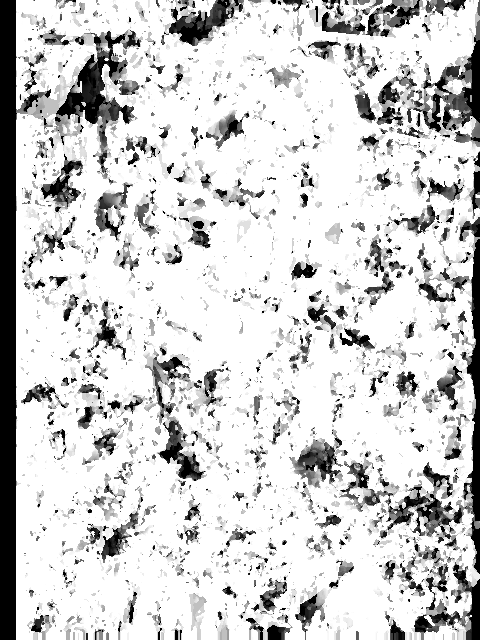
#> input picture myPyTry/depth_map.png, 480 x 640 px
$ python Test14_NormalMap_GPT4_3.py
#> lines starting #> are read from the running program, lines starting #| are printed output that depends on the picture
#> further down, depth_map is the input picture: shape (640, 480); min 0, max 255, mean 207.6
import cv2
import numpy as np

def compute_normal_map(depth_map):
    # 计算深度图的梯度
    dx, dy = np.gradient(depth_map)
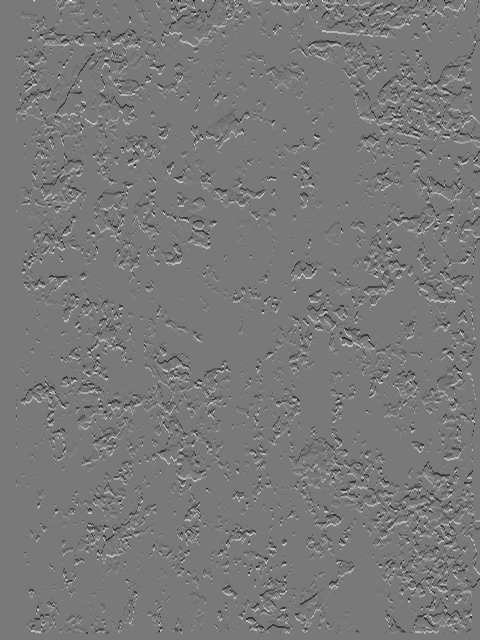
#> dx: shape (640, 480) float64; min -212, max 233, mean 0.1; drawn with min black and max white
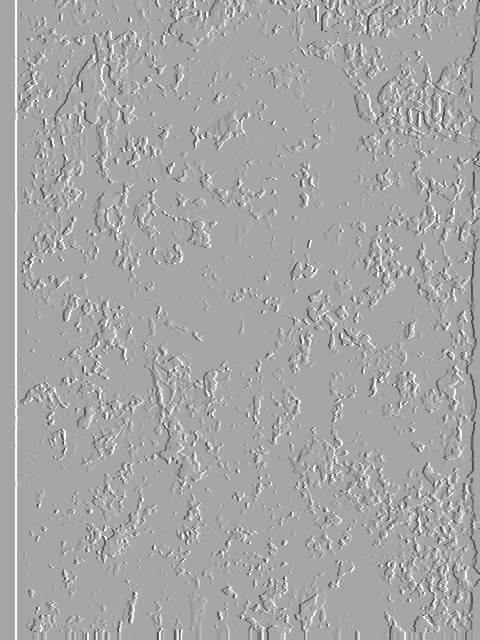
#> dy: shape (640, 480) float64; min -240, max 127.5, mean 0; drawn with min black and max white

    # 初始化法线图
    normal_map = np.zeros(depth_map.shape + (3,), dtype=np.float32)

    # 计算法线的x, y, z分量
    # 注意这里假设深度图是沿z轴变化的
    normal_map[..., 0] = -dx  # x分量
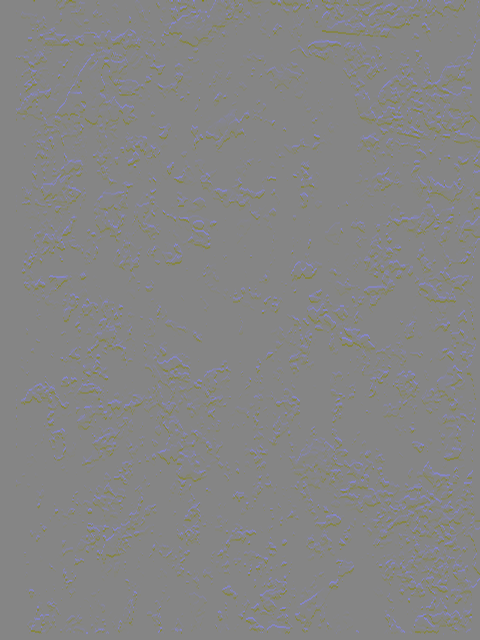
#> normal_map: shape (640, 480, 3) float32; mean of channels 0, 1, 2 -0.1, 0, 0; drawn with min black and max white
    normal_map[..., 1] = -dy  # y分量
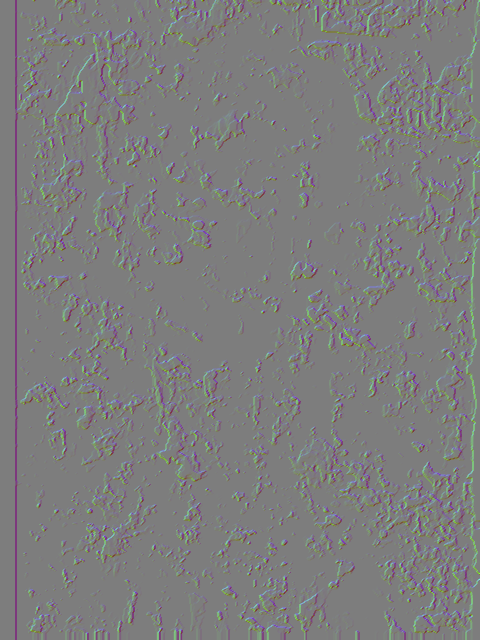
#> normal_map: shape (640, 480, 3) float32; mean of channels 0, 1, 2 -0.1, 0, 0; drawn with min black and max white
    normal_map[..., 2] = 1.0  # z分量

    # 归一化法线向量
    norm = np.linalg.norm(normal_map, axis=2)
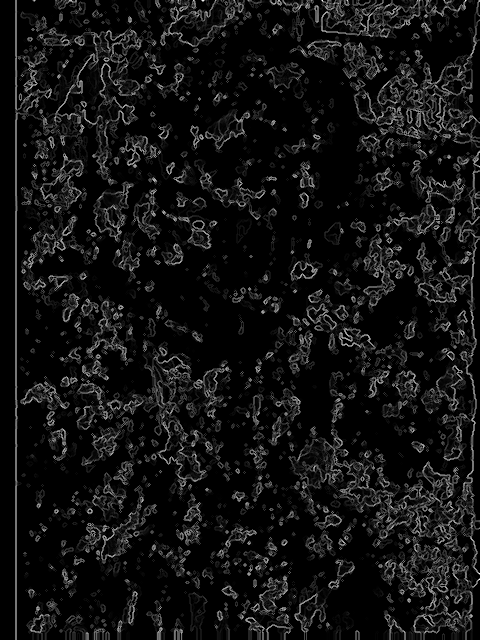
#> norm: shape (640, 480) float32; min 1, max 268.3, mean 20.4; drawn with min black and max white
    normal_map /= np.dstack((norm, norm, norm))
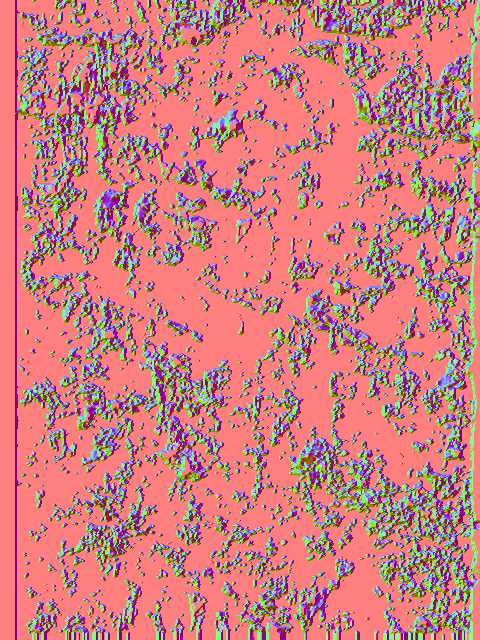
#> normal_map: shape (640, 480, 3) float32; mean of channels 0, 1, 2 0.00112, -0.00261, 0.615; drawn with min black and max white

    return normal_map

# 假设你已经有了一个深度图
depth_map = cv2.imread("depth_map.png", cv2.IMREAD_UNCHANGED)

# 计算法线图
normal_map = compute_normal_map(depth_map)

# 保存或使用法线图
cv2.imwrite("my_normal_map.png", normal_map * 255)
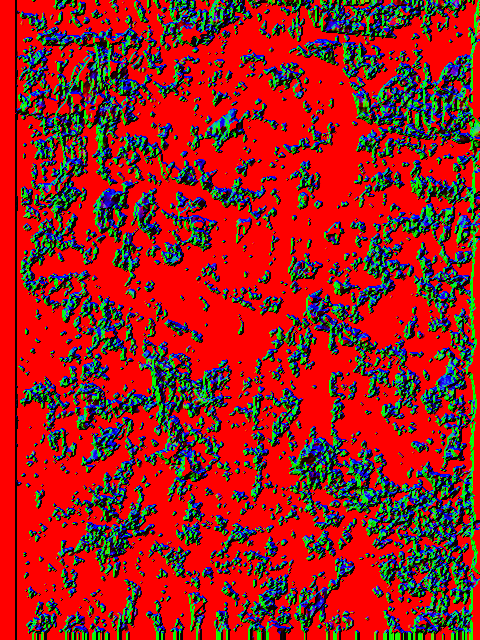
#> saved as my_normal_map.png: shape (640, 480, 3); mean B, G, R 29.2, 33.6, 156.9
